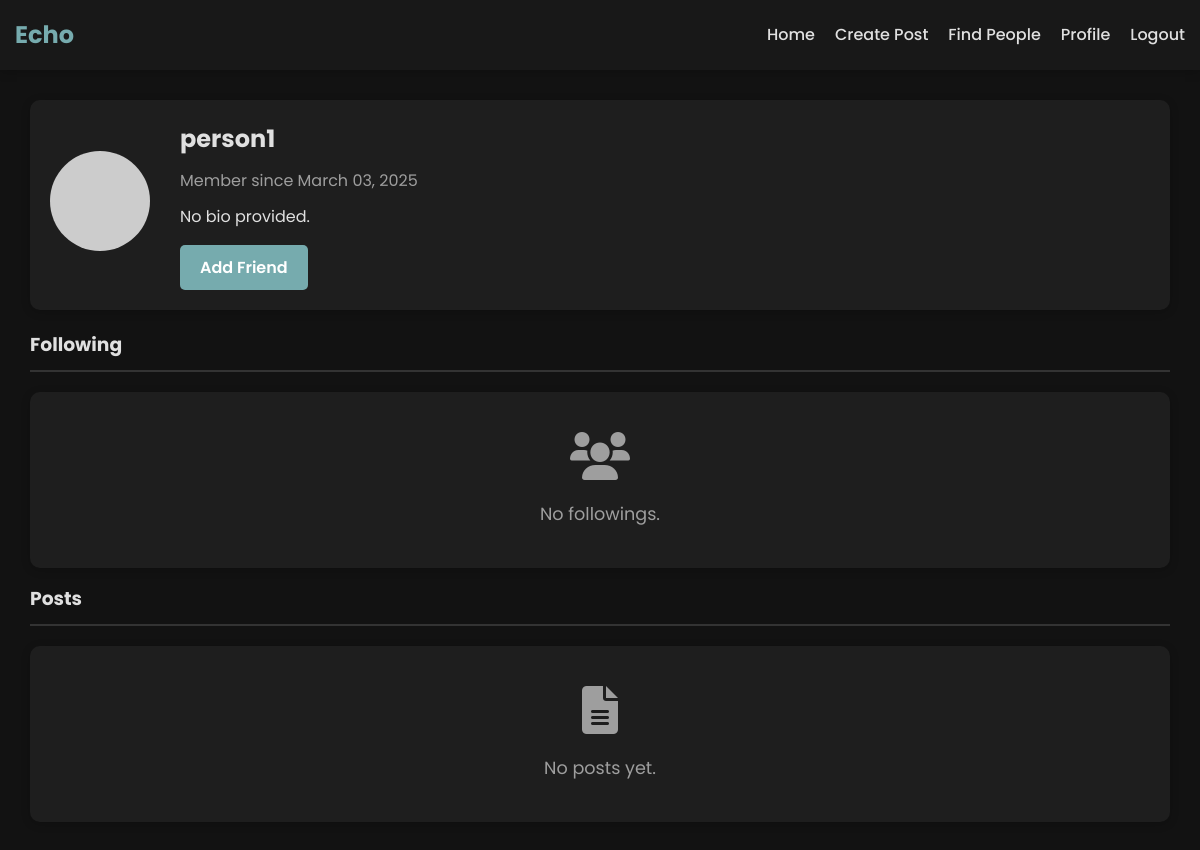
Screenshot of /profile/person1 (signed in) with the database file from the repository.
### app.py (models this page shows, shortened)
class User(UserMixin, db.Model):
    id = db.Column(db.Integer, primary_key=True)
    username = db.Column(db.String(80), unique=True, nullable=False)
    email = db.Column(db.String(120), unique=True, nullable=False)
    password_hash = db.Column(db.String(128), nullable=False)
    bio = db.Column(db.Text, default='')
    join_date = db.Column(db.DateTime, default=datetime.utcnow)
    posts = db.relationship('Post', backref='author', lazy=True)
    likes = db.relationship('Like', backref='user', lazy='dynamic', cascade='all, delete-orphan')
    friends = db.relationship('User',
                              secondary=friendship,
                              primaryjoin=(friendship.c.user_id == id),
                              secondaryjoin=(friendship.c.friend_id == id),
                              backref=db.backref('followed_by', lazy='dynamic'),
                              lazy='dynamic')
    def is_friend(self, user):
        return self.friends.filter(friendship.c.friend_id == user.id).count() > 0

### app.py (the view)
@app.route('/profile/<username>')
@login_required
def profile(username):
    user = User.query.filter_by(username=username).first_or_404()
    posts = Post.query.filter_by(author=user).order_by(Post.timestamp.desc()).all()
    friends = user.friends.all()
    return render_template('profile.html', user=user, posts=posts, friends=friends)

### app.py (called while the page is built)
@login_manager.user_loader
def load_user(user_id):
    return User.query.get(int(user_id))

### templates/profile.html (shortened to what this page needs)
{% extends 'base.html' %}
{% block content %}
<div class="profile-container">
    <div class="profile-header">
        <div class="profile-avatar">
            <img src="https://ui-avatars.com/api/?name={{ user.username }}&size=128&background=random" alt="Profile">
        </div>
        <div class="profile-info">
            <h2>{{ user.username }}</h2>
            <p class="join-date">Member since {{ user.join_date.strftime('%B %d, %Y') }}</p>
            <p class="bio">{{ user.bio or "No bio provided." }}</p>
            {% if current_user.is_authenticated and current_user.id == user.id %}
                <a href="{{ url_for('edit_profile') }}" class="btn btn-secondary">Edit Profile</a>
            {% elif current_user.is_authenticated and current_user.id != user.id %}
                {% if current_user.is_friend(user) %}
                    <a href="{{ url_for('remove_friend', user_id=user.id) }}" class="btn btn-danger">Remove Friend</a>
                {% else %}
                    <a href="{{ url_for('add_friend', user_id=user.id) }}" class="btn btn-primary">Add Friend</a>
                {% endif %}
            {% endif %}
        </div>
    </div>
    <div class="profile-content">
        <h3 class="profile-tag">Following</h3>
        {% if friends %}
            <div class="friends-container">
                {% for friend in friends %}
                    <div class="user-card">
                        <div class="user-avatar">
                            <img src="https://ui-avatars.com/api/?name={{ friend.username }}&size=80&background=random" alt="{{ friend.username }}">
                        </div>
                        <div class="user-info">
                            <h3><a href="{{ url_for('profile', username=friend.username) }}">{{ friend.username }}</a></h3>
                            <p class="join-date">Member since {{ friend.join_date.strftime('%B %d, %Y') }}</p>
                        </div>
                        <div class="user-actions">
                            {% if current_user.is_authenticated and current_user.id == user.id %}
                                <a href="{{ url_for('remove_friend', user_id=friend.id) }}" class="btn btn-danger">Remove Friend</a>
                            {% endif %}
                        </div>
                    </div>
                {% endfor %}
            </div>
        {% else %}
            <div class="empty-state">
                <i class="fas fa-users"></i>
                <p>No followings.</p>
            </div>
        {% endif %}
        <h3 class="profile-tag">Posts</h3>
        {% if posts %}
            <div class="posts-container">
                {% for post in posts %}
                    <div class="post-card">
                        <div class="post-header">
                            <div class="post-info">
                                <h3><a href="{{ url_for('post', post_id=post.id) }}">{{ post.title }}</a></h3>
                                <p class="date">{{ post.timestamp.strftime('%B %d, %Y at %H:%M') }}</p>
                            </div>
                        </div>
                        <div class="post-content">
                            <p>{{ post.content[:200] }}{% if post.content|length > 200 %}...{% endif %}</p>
                            <a href="{{ url_for('post', post_id=post.id) }}" class="read-more">Read more</a>
                        </div>
                    </div>
                {% endfor %}
            </div>
        {% else %}
            <div class="empty-state">
                <i class="fas fa-file-alt"></i>
                <p>No posts yet.</p>
            </div>
        {% endif %}
    </div>
</div>
{% endblock %}

### static/css/style.css (style rules this page uses)
:root { --primary-color: #76ABAE; --primary-dark: #3286a0; --secondary-color: #76ABAE; --secondary-dark: #3286a0; --danger-color: #cf6679; --danger-dark: #b55a68; --text-color: #e0e0e0; --text-light: #9e9e9e; --background-color: #121212; --card-color: #1e1e1e; --border-color: #333333; --box-shadow: 0 2px 10px rgba(0, 0, 0, 0.2); --highlight-color: #2d2d2d; }
* { margin: 0; padding: 0; box-sizing: border-box; }
body { font-family: 'Poppins', sans-serif; line-height: 1.6; color: var(--text-color); background-color: var(--background-color); display: flex; flex-direction: column; min-height: 100vh; overflow-x: hidden; }
a { color: var(--primary-color); text-decoration: none; transition: color 0.3s; }
.btn { display: inline-block; padding: 10px 20px; border-radius: 5px; font-weight: 500; cursor: pointer; text-align: center; border: none; transition: background-color 0.3s, transform 0.2s; }
.btn-primary, .btn-secondary, .btn-danger { font-weight: 600; }
.btn-primary { background-color: var(--primary-color); color: white; }
.empty-state { background-color: var(--card-color); border-radius: 10px; padding: 40px; box-shadow: var(--box-shadow); text-align: center; }
.empty-state i { font-size: 3rem; color: var(--text-light); margin-bottom: 20px; }
.empty-state p { color: var(--text-light); font-size: 1.1rem; }
.profile-container { margin: 30px 0; padding: 0 15px; }
.profile-header { display: flex; align-items: center; background-color: var(--card-color); border-radius: 10px; padding: 20px; box-shadow: var(--box-shadow); margin-bottom: 20px; }
.profile-avatar { margin-right: 30px; }
.profile-avatar img { width: 100px; height: 100px; border-radius: 50%; object-fit: cover; }
.profile-info h2 { margin-bottom: 10px; color: var(--text-color); }
.profile-info .join-date { color: var(--text-light); margin-bottom: 10px; }
.profile-info .bio { margin-bottom: 15px; line-height: 1.6; }
.profile-content h3 { margin-bottom: 20px; color: var(--text-color); border-bottom: 2px solid var(--border-color); padding-bottom: 10px; }
.post-meta, .user-info .join-date, .profile-info .join-date { color: var(--text-light); }
.profile-container .profile-tag { margin-top: 1rem; }

### rows the page displays
User: username "person1", join_date "March 03, 2025", bio "No bio provided."
